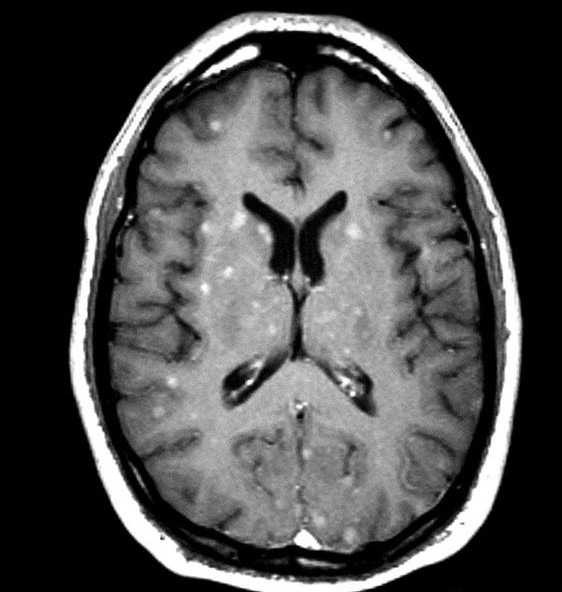
#> input picture Modelsource code/brain_tumor/Training/no_tumor/4.jpg, 562 x 592 px, found by its file name; its folder holds only this picture in this run
$ jupyter execute --allow-errors 'SVM (FINAL).ipynb'
#> lines starting #> are read from the running program, lines starting #| are printed output that depends on the picture; long printed decimals are rounded
# TUMOR DETECTION USING SVM AND LOGICAL REGRESSION

[cell 1]
#imports
import matplotlib.pyplot as plt
import pandas as pd
import numpy as np
import seaborn as sns
from sklearn.model_selection import train_test_split
from sklearn.metrics import accuracy_score
from sklearn.ensemble import VotingClassifier
from sklearn import model_selection
from sklearn.metrics import confusion_matrix
from sklearn. preprocessing import StandardScaler
from sklearn.model_selection import train_test_split
from sklearn.neighbors import KNeighborsClassifier

## Preparing And Collecting DATA

[cell 2]
#Path to our files,and defining our classes in dictionary
import os

path = os.listdir('C:/Users/User/Desktop/Raunak Ali/gui/Tumoe detection/SVM VERSION_1/brain_tumor')
classes = {'no_tumor':0, 'pituitary_tumor':1}

## MARKING OUR X=IMAGE FEATURES,Y=0,1,ie it is either a no-tumor or tumor

[cell 3]
import cv2
X = []
Y = []
for cls in classes:
    pth = 'C:/Users/User/Desktop/Raunak Ali/gui/Tumoe detection/SVM VERSION_1/brain_tumor/Training/'+cls
    for j in os.listdir(pth):
        img = cv2.imread(pth+'/'+j, 0)
#> img is the input picture: shape (592, 562); min 0, max 255, mean 76
        img = cv2.resize(img, (200,200))#This is pixel intensity-based feature extraction->around 40000 features per picture are being extracted
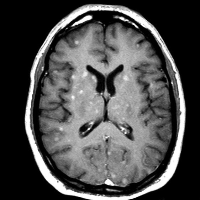
#> img: shape (200, 200); min 0, max 255, mean 76
        X.append(img)
        Y.append(classes[cls])
#> pass 2 of the loop `for cls in classes:`:
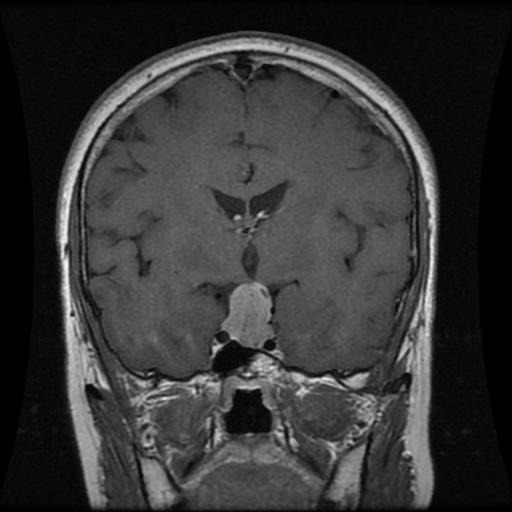
#> input picture Modelsource code/brain_tumor/Training/pituitary_tumor/p (100).jpg, 512 x 512 px, found by its file name
#> img is the input picture: shape (512, 512); min 0, max 255, mean 53.8
#> `img = cv2.resize(img, (200,200))#This is pixel intensity-based feature..`:
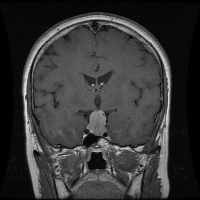
#> img: shape (200, 200); min 0, max 236, mean 53.7

#> (a cell that did not finish here is left out)

[cell 5]
X = np.array(X)
Y = np.array(Y)

X_updated = X.reshape(len(X), -1)
print(X.shape)
#| (2, 200, 200)
print(X_updated.shape)
#| (2, 40000)

[cell 6]
np.unique(Y)

[cell 7]
pd.Series(Y).value_counts()

## Visualize The data

#> (a cell that did not finish here is left out)

## Split the data

[cell 9]
xtrain, xtest, ytrain, ytest = train_test_split(X_updated, Y, random_state=10,
                                               test_size=.20)
#> ytrain = [1]; ytest = [0]

[cell 10]
xtrain.shape, xtest.shape
#> Out = ((1, 40000), (1, 40000))

## Feature Scaling

#> (a cell that did not finish here is left out)

[cell 12]
#Since the intensity fo the pixels can only range from 0-255,we have divided the intensities by 255,such that the range in which x falls on is smaller now,and thus the data is easier to deal with
print(xtrain.max(), xtrain.min())
#| 236 0
print(xtest.max(), xtest.min())
#| 255 0
xtrain = xtrain/255
xtest = xtest/255
print(xtrain.max(), xtrain.min())
#| 0.9255 0.0
print(xtest.max(), xtest.min())
#| 1.0 0.0
#If not scale, the feature with a higher value range starts dominating when calculating distances, as explained intuitively in the “why?” section.

[cell 13]
xtrain
xtrain.shape
#> Out = (1, 40000)

#> (a cell that did not finish here is left out)

## Our Scatter plot So far

[cell 15]
plt.scatter(xtrain[:,0],xtrain[:,1],c=ytrain,s=70,cmap=plt.cm.Paired)
plt.show()
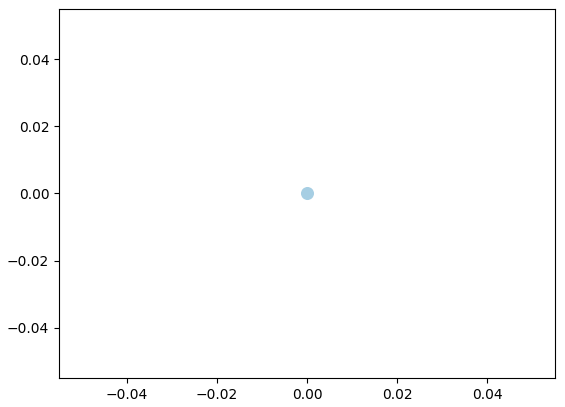
#> figure drawn by matplotlib, 1 panel

## Feature Selection:PCA

[cell 16]
from sklearn.decomposition import PCA
print(xtrain.shape, xtest.shape)
#| (1, 40000) (1, 40000)

pca = PCA(.98)#reduces dimension to most informative 98% of our features.
pca_train = pca.fit_transform(xtrain)#Train data is analysed and pc will be formed.
#> pca_train = [0]
pca_test = pca.transform(xtest)#Test data features will be reduced based on pc made above.
#> pca_test = [0]
#xtrain=pca_train
#xtest=pca_test

[cell 17]
print(pca_train.shape, pca_test.shape)
#| (1, 1) (1, 1)
